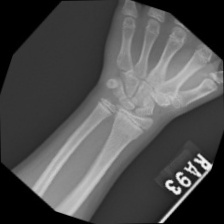
#> input picture images/Imagenes_originales/1-rotated3-rotated2-rotated1.jpg, 224 x 224 px; its folder holds only this picture in this run
$ python Paso_alto_bajo.py
#> lines starting #> are read from the running program, lines starting #| are printed output that depends on the picture
import cv2
import os
import numpy as np
import random
import shutil

# Funciones de filtros
def gaussian_blur(image):
    return cv2.GaussianBlur(image, (5, 5), 0)

def high_pass_filter(image):
    kernel = np.array([[0, -1, 0], [-1, 5, -1], [0, -1, 0]])
    return cv2.filter2D(image, -1, kernel)

# Ruta de las carpetas
originals_path = 'images/Imagenes_originales'
save_path = 'images/filtros-espaciales'

# Crear carpetas si no existen
os.makedirs(os.path.join(save_path, 'paso-bajo'), exist_ok=True)
os.makedirs(os.path.join(save_path, 'paso-alto'), exist_ok=True)

# Obtener una lista de archivos en la carpeta de originales
all_files = [f for f in os.listdir(originals_path) if f.endswith('.jpg') or f.endswith('.png')]

# Procesar cada imagen en la carpeta de originales
for filename in all_files:
    img_path = os.path.join(originals_path, filename)
    img = cv2.imread(img_path, cv2.IMREAD_GRAYSCALE)
#> img is the input picture: shape (224, 224); min 0, max 245, mean 78

    # Verificar si la imagen se cargó correctamente
    if img is None:
        print(f'Error al cargar la imagen: {filename}')
        continue

    # Aplicar filtros
    gaussian = gaussian_blur(img)
    high_pass = high_pass_filter(img)
#> in high_pass_filter, `return cv2.filter2D(image, -1, kernel)`:
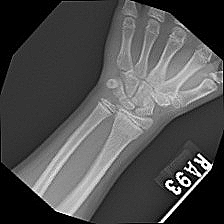
#> returned value: shape (224, 224); min 0, max 255, mean 78.3

    # Guardar resultados
    cv2.imwrite(os.path.join(save_path, 'paso-bajo', f'pasobajo_{filename}'), gaussian)
    cv2.imwrite(os.path.join(save_path, 'paso-alto', f'pasoalto_{filename}'), high_pass)

# Verificar las imágenes procesadas
processed_files_paso_bajo = os.listdir(os.path.join(save_path, 'paso-bajo'))
processed_files_paso_alto = os.listdir(os.path.join(save_path, 'paso-alto'))
print(f'Imágenes procesadas (Paso Bajo): {processed_files_paso_bajo}')
print(f'Imágenes procesadas (Paso Alto): {processed_files_paso_alto}')

$ run again, on images/Imagenes_originales/4-rotated2-rotated1-rotated2.jpg
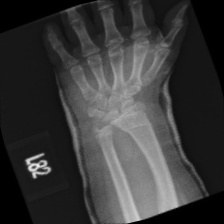
#> input picture images/Imagenes_originales/4-rotated2-rotated1-rotated2.jpg, 224 x 224 px
#> img is the input picture: shape (224, 224); min 0, max 240, mean 56.9
#> in high_pass_filter, `return cv2.filter2D(image, -1, kernel)`:
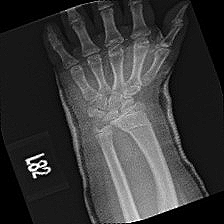
#> returned value: shape (224, 224); min 0, max 255, mean 57.1

$ run again, on images/Imagenes_originales/4-rotated3-rotated3-rotated1.jpg
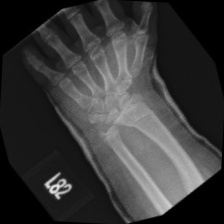
#> input picture images/Imagenes_originales/4-rotated3-rotated3-rotated1.jpg, 224 x 224 px
#> img is the input picture: shape (224, 224); min 0, max 235, mean 55.6
#> in high_pass_filter, `return cv2.filter2D(image, -1, kernel)`:
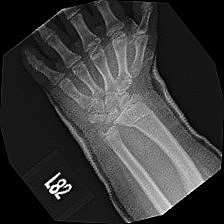
#> returned value: shape (224, 224); min 0, max 255, mean 55.9

$ run again, on images/Imagenes_originales/2-rotated3-rotated1-rotated1.jpg
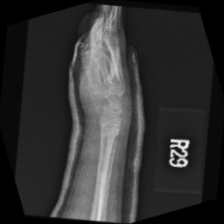
#> input picture images/Imagenes_originales/2-rotated3-rotated1-rotated1.jpg, 224 x 224 px
#> img is the input picture: shape (224, 224); min 0, max 241, mean 49.1
#> in high_pass_filter, `return cv2.filter2D(image, -1, kernel)`:
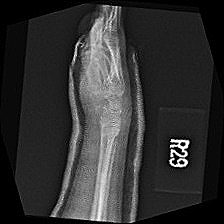
#> returned value: shape (224, 224); min 0, max 255, mean 49.3
